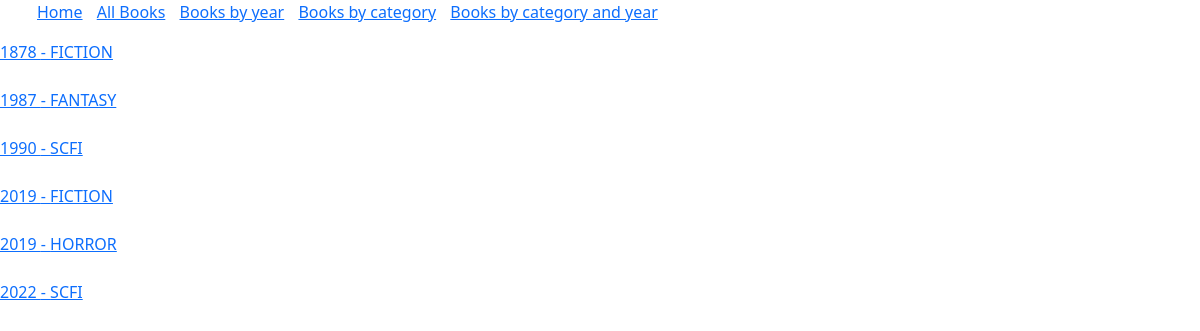
/books/category_year, run on the app's committed database.
### app1/models.py (models this page shows)
class Book(models.Model):
    id = models.AutoField(primary_key = True)
    year = models.IntegerField()
    author = models.TextField()
    price = models.DecimalField(max_digits = 8, decimal_places = 2)
    title = models.TextField()
    description = models.TextField()
    category_choices = [
        ('FICTION', 'fiction'),
        ('HORROR', 'horror'),
        ('SCFI', 'scfi'),
        ('SPLATTER', 'splatter'),
        ('FANTASY', 'fantasy'),
    ]
    category = models.CharField(max_length=50, choices=category_choices, default='FICTION')

### app1/views.py (the view)
# urls.py: path('books/category_year', views.cy, name='cy'),
def cy(request):
    all_cy = Book.objects.order_by('year', 'category').values_list('year', 'category').distinct()
    return render(request, 'categoryandyear.html', {'yc': all_cy})

### app1/templates/categoryandyear.html
{% extends 'base.html' %}
{% block content %}
    {% for y, c in yc %}
        <a href="{% url 'bookbycategoryandyear' categoryid=c yearid=y%}">{{y}} - {{c}}</a>
        <br>
        <br>
    {% endfor %}
{% endblock %}

### data on the page
Book: year "1878", category "FICTION"
Book: year "1987", category "FANTASY"
Book: year "1990", category "SCFI"
Book: year "2019", category "FICTION"
Book: year "2022", category "SCFI"

### other printed values
{{ y }} "2019"
{{ c }} "HORROR"
